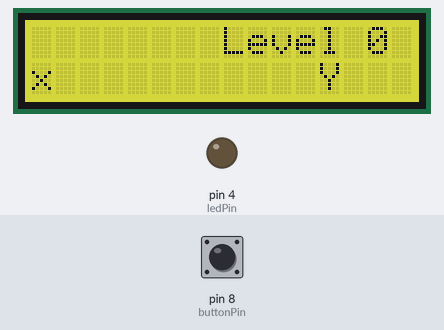
The sketch below on a simulated Arduino Uno, built with avr-gcc and run on an emulated ATmega328P. On the bench: 16×2 character LCD, output pins drawn as LEDs (lit = HIGH). Inputs (shaded band) come from the test bench; at power-on: pin 8 (buttonPin) LOW.

Above: at 1.2 s.
1.3 s: pin 8 (buttonPin) pulled HIGH for 0.4 s
At 1.49 s:
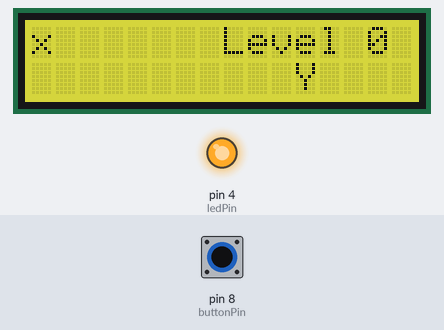
3.7 s: pin 8 (buttonPin) pulled HIGH for 3.2 s
At 5.26 s:
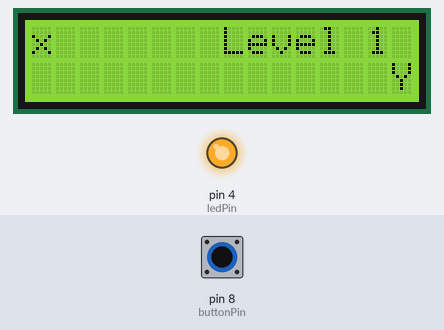
8.4 s: pin 8 (buttonPin) pulled HIGH for 3.2 s
At 9.97 s:
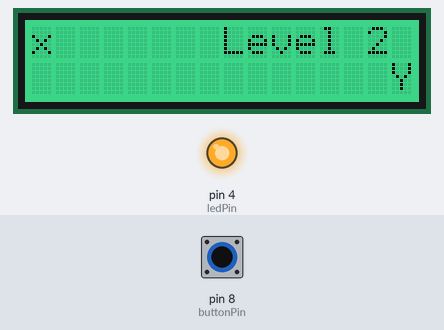
13.1 s: pin 8 (buttonPin) pulled HIGH for 1 s
At 14.36 s:
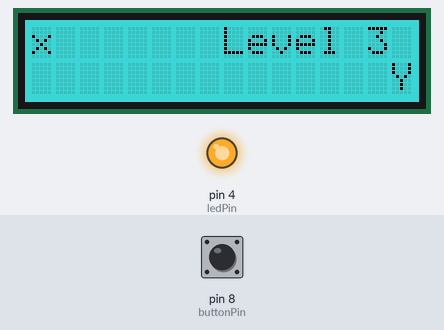
16.4 s: pin 8 (buttonPin) pulled HIGH for 3.2 s
At 18.43 s:
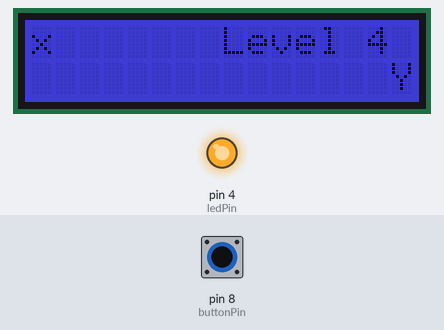
21.1 s: pin 8 (buttonPin) pulled HIGH for 1 s
At 22.17 s:
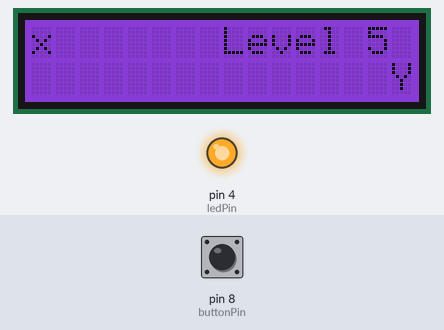
Timing chart, 0 to 24.1 s (numbered marks = the images above; inputs shaded):
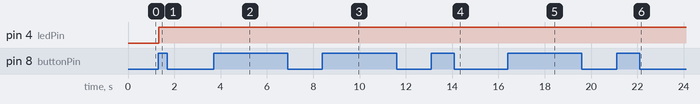

The sketch:

JumpGame.ino
```cpp
#include <Wire.h>
#include "rgb_lcd.h"
#include <math.h>

rgb_lcd lcd;


//Configuration
const int buttonPin = 8;
int buttonState = 0;
const int ledPin =  4;

//Global variables
struct {
  int x = 0;
  int y = 1;
} player;

struct {
  int x = 0;
  int y = 1;
} enemy;

int speed = 300;
boolean alive = true;
int wait = 0;
int level = 0;
boolean reset = false;
int colorselector = 0;
int colors[] = {
  204, 204, 0, //red
  102, 204, 0, //green
  0, 204, 102, //less green
  0, 204, 204, //blue
  0, 0, 204, //more blue
  102, 0, 204, //more blue
  204, 0, 204, //pink
  204, 0, 102, //more blue
};
int back_down = 0;


//GAME
void setup()
{
  // set up the LCD's number of columns and rows:
  lcd.begin(16, 2);
  // initialize the LED pin as an output:
  pinMode(ledPin, OUTPUT);
  // initialize the pushbutton pin as an input:
  pinMode(buttonPin, INPUT);
}

void loop()
{
    if(reset){
      alive = true;
      speed = 300;
       alive = true;
      wait = 0;
      level = 0;
      reset = false;
      colorselector = 0;
    }

    for (int thisChar = 15; alive && thisChar >= 0; thisChar--)
    {
        lcd.clear();

        //screen color
        lcd.setRGB(colors[colorselector], colors[colorselector+1], colors[colorselector+2]); //screen color


        lcd.setCursor(8, 0);
        lcd.print("Level ");
        lcd.setCursor(14, 0);
        lcd.print(level);

        enemy.x = thisChar;
        if (back_down) --back_down;
        if(wait != 0) {   //keeping the jump
          player.x = 0;
          --wait;
          if(wait == 0) back_down = 2; //back to ground
        }
        else {
          player.y = 1;

        }

         buttonState = digitalRead(buttonPin);
        //Play
        if (buttonState == HIGH && wait == 0 && !back_down) {
          digitalWrite(ledPin, HIGH);
          player.y = 0; //jump
          wait = 1;
        }


        //print
        lcd.setCursor(enemy.x, enemy.y);
        lcd.print('Y');
        lcd.setCursor(player.x, player.y);
        lcd.print('x');
        delay(speed);


        //set Game Over
        if (player.x == enemy.x && player.y == enemy.y)  alive = false;
    }

    if(speed > 100) speed -= 20; //increase difficulty
    else if(speed > 50) speed -= 5;
    ++level;
    colorselector += 3;
        if(colorselector > 23) colorselector = 0;

    //Game Over
    if(!alive) {
      for(int size = 15; size >= 0 && !reset; size--) {
        buttonState = digitalRead(buttonPin);
        if (buttonState == HIGH) reset = true;
        lcd.clear();
        lcd.setCursor(size, 0);
        lcd.print("GAME OVER");
        lcd.setCursor(3, 1);
        lcd.print("By Marc Soler");
        //lcd.setRGB(colors[0].x, colors[0].y, colors[0].z);
        //lcd.setRGB(colors.x, 0, 0);
        lcd.setRGB(204, 0, 0);
        delay(300);
      }
    }


}

/*********************************************************************************************************
  END FILE
*********************************************************************************************************/
```

Measured:
- after the input at 1.3 s, pin 4 (ledPin): LOW → HIGH at once; the display: changes at once (image 1)
- after the input at 3.7 s, the display: first changes after 0.16 s (image 2 shows a later state)
- after the input at 8.4 s, the display: first changes after 0.26 s (image 3 shows a later state)
- after the input at 13.1 s, the display: first changes at once (image 4 shows a later state)
- after the input at 16.4 s, the display: first changes after 0.13 s (image 5 shows a later state)
- after the input at 21.1 s, the display: first changes at once (image 6 shows a later state)
